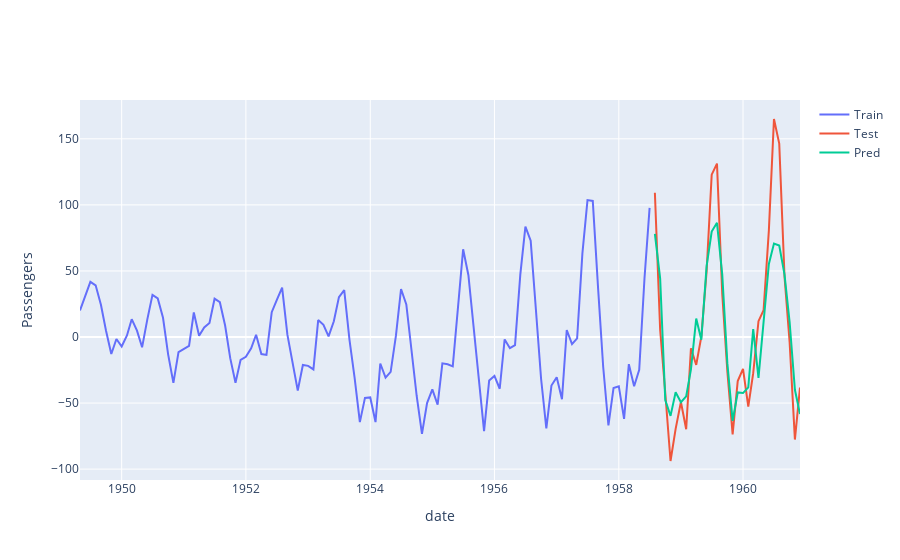

The notebook cell saved with this chart:
### Code cell
fig=go.Figure()
fig.add_trace(go.Scatter(x=train_xaxis,y=y_train,mode='lines',name='Train'))
fig.add_trace(go.Scatter(x=test_xaxis,y=y_test,mode='lines',name='Test'))
fig.add_trace(go.Scatter(x=test_xaxis,y=tuned_preds,mode='lines',name='Pred'))
fig.update_xaxes(title='date')
fig.update_yaxes(title='Passengers')

fig.show()
